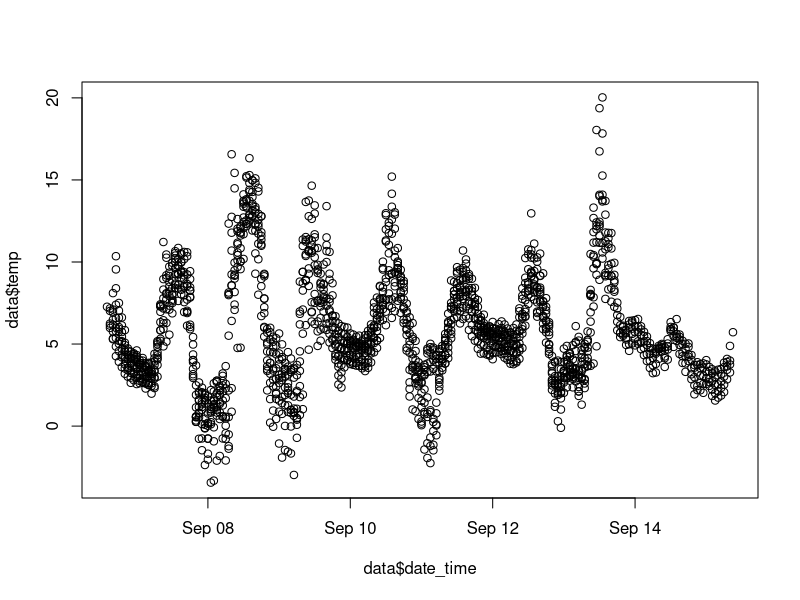

The R source for this figure:
data<-read.csv2("temperature.csv",header=T)

data$date_time<-as.POSIXct(data$date_time,format="%Y-%m-%d %H:%M")
data$date<-as.POSIXct(data$date,format="%Y-%m-%d")
data$time<-as.POSIXct(data$time,format="%H:%M:%S")
data$temp<-as.numeric(data$temp)

#plot date and time against temperature
plot(data$date_time,data$temp)
